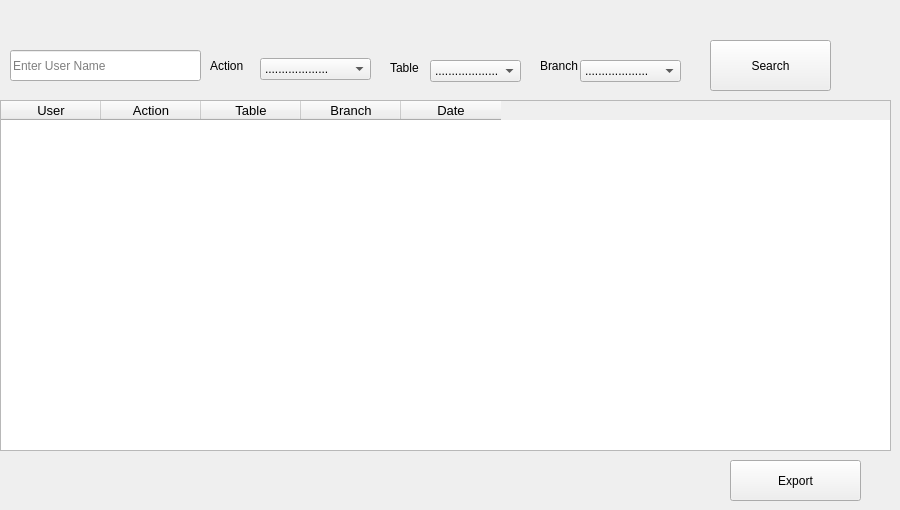
    <widget class="QWidget" name="tab_7">
     <attribute name="title">
      <string>Page</string>
     </attribute>
     <widget class="QTableWidget" name="tableWidget_3">
      <property name="geometry">
       <rect>
        <x>0</x>
        <y>100</y>
        <width>891</width>
        <height>351</height>
       </rect>
      </property>
      <column>
       <property name="text">
        <string>User</string>
       </property>
       <property name="font">
        <font>
         <pointsize>10</pointsize>
        </font>
       </property>
      </column>
      <column>
       <property name="text">
        <string>Action</string>
       </property>
       <property name="font">
        <font>
         <pointsize>10</pointsize>
        </font>
       </property>
      </column>
      <column>
       <property name="text">
        <string>Table</string>
       </property>
       <property name="font">
        <font>
         <pointsize>10</pointsize>
        </font>
       </property>
      </column>
      <column>
       <property name="text">
        <string>Branch</string>
       </property>
       <property name="font">
        <font>
         <pointsize>10</pointsize>
        </font>
       </property>
      </column>
      <column>
       <property name="text">
        <string>Date</string>
       </property>
       <property name="font">
        <font>
         <pointsize>10</pointsize>
        </font>
       </property>
      </column>
     </widget>
     <widget class="QPushButton" name="pushButton_10">
      <property name="geometry">
       <rect>
        <x>710</x>
        <y>40</y>
        <width>121</width>
        <height>51</height>
       </rect>
      </property>
      <property name="text">
       <string>Search</string>
      </property>
     </widget>
     <widget class="QComboBox" name="comboBox_13">
      <property name="geometry">
       <rect>
        <x>260</x>
        <y>58</y>
        <width>111</width>
        <height>22</height>
       </rect>
      </property>
      <item>
       <property name="text">
        <string>...................</string>
       </property>
      </item>
      <item>
       <property name="text">
        <string>Login</string>
       </property>
      </item>
      <item>
       <property name="text">
        <string>Logout</string>
       </property>
      </item>
      <item>
       <property name="text">
        <string>Add Book</string>
       </property>
      </item>
      <item>
       <property name="text">
        <string>Edit Book</string>
       </property>
      </item>
      <item>
       <property name="text">
        <string>Delete Book</string>
       </property>
      </item>
      <item>
       <property name="text">
        <string>Add Client</string>
       </property>
      </item>
      <item>
       <property name="text">
        <string>EditClient</string>
       </property>
      </item>
      <item>
       <property name="text">
        <string>Delete Client</string>
       </property>
      </item>
      <item>
       <property name="text">
        <string>Add Retrieve</string>
       </property>
      </item>
      <item>
       <property name="text">
        <string>Add Rent</string>
       </property>
      </item>
     </widget>
     <widget class="QComboBox" name="comboBox_15">
      <property name="geometry">
       <rect>
        <x>430</x>
        <y>60</y>
        <width>91</width>
        <height>22</height>
       </rect>
      </property>
      <item>
       <property name="text">
        <string>...................</string>
       </property>
      </item>
     </widget>
     <widget class="QLabel" name="label_22">
      <property name="geometry">
       <rect>
        <x>390</x>
        <y>52</y>
        <width>47</width>
        <height>31</height>
       </rect>
      </property>
      <property name="text">
       <string>Table</string>
      </property>
     </widget>
     <widget class="QLabel" name="label_23">
      <property name="geometry">
       <rect>
        <x>210</x>
        <y>50</y>
        <width>47</width>
        <height>31</height>
       </rect>
      </property>
      <property name="text">
       <string>Action</string>
      </property>
     </widget>
     <widget class="QLineEdit" name="lineEdit_3">
      <property name="geometry">
       <rect>
        <x>10</x>
        <y>50</y>
        <width>191</width>
        <height>31</height>
       </rect>
      </property>
      <property name="placeholderText">
       <string>Enter User Name</string>
      </property>
     </widget>
     <widget class="QLabel" name="label_24">
      <property name="geometry">
       <rect>
        <x>540</x>
        <y>50</y>
        <width>47</width>
        <height>31</height>
       </rect>
      </property>
      <property name="text">
       <string>Branch</string>
      </property>
     </widget>
     <widget class="QComboBox" name="comboBox_16">
      <property name="geometry">
       <rect>
        <x>580</x>
        <y>60</y>
        <width>101</width>
        <height>22</height>
       </rect>
      </property>
      <item>
       <property name="text">
        <string>...................</string>
       </property>
      </item>
     </widget>
     <widget class="QPushButton" name="pushButton_42">
      <property name="geometry">
       <rect>
        <x>730</x>
        <y>460</y>
        <width>131</width>
        <height>41</height>
       </rect>
      </property>
      <property name="text">
       <string>Export</string>
      </property>
     </widget>
    </widget>
